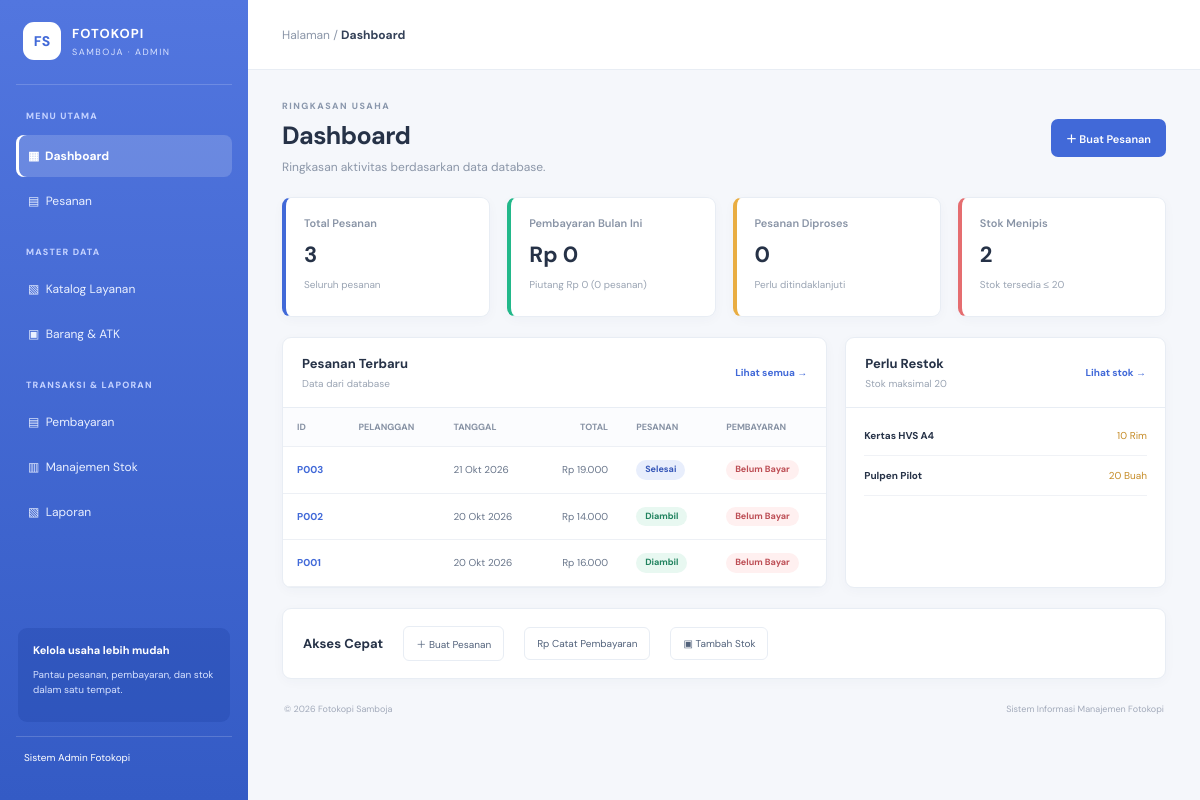
The app's page /, older data.
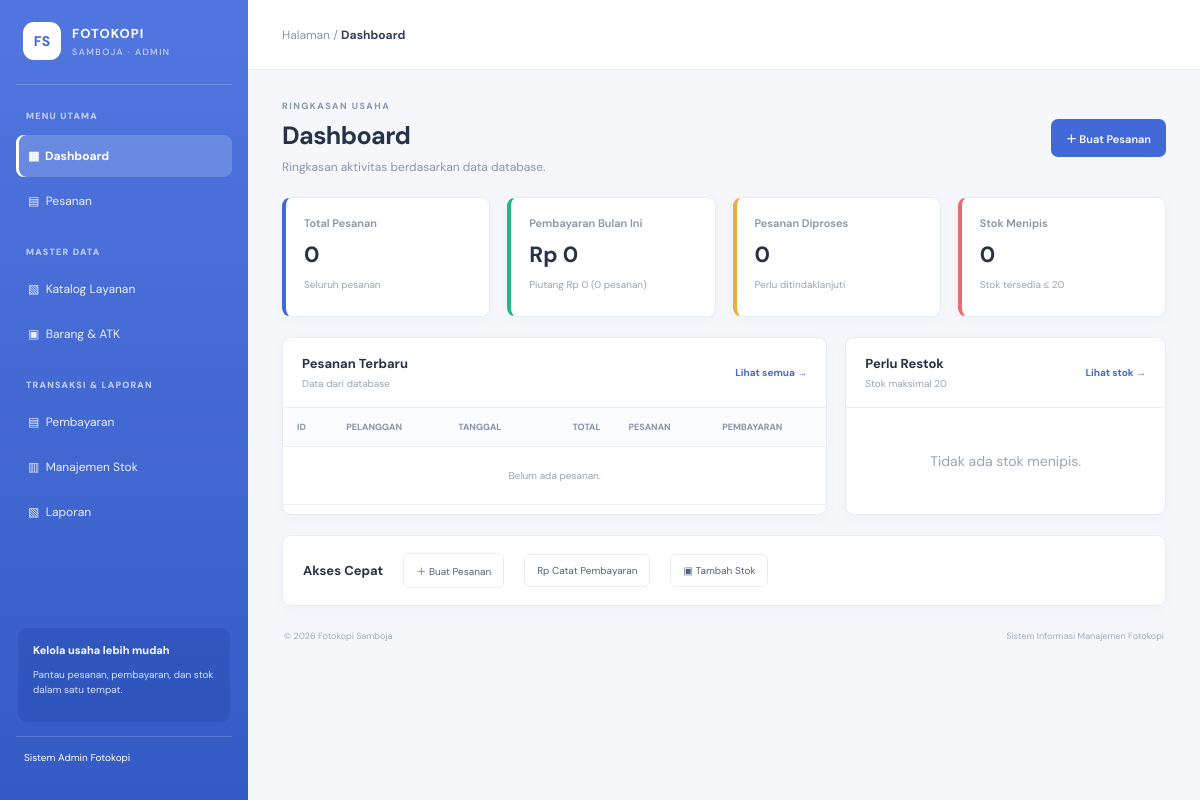
The same page, newer data.
### tables this page shows
CREATE TABLE pesanan (
    id_pesanan VARCHAR(10) PRIMARY KEY,
    nama_pelanggan VARCHAR(100) NOT NULL,
    no_whatsapp VARCHAR(20),
    tanggal_pesanan DATE NOT NULL,
    keterangan VARCHAR(255),
    status_pesanan ENUM(
        'Diproses',
        'Selesai',
        'Diambil'
    ) NOT NULL DEFAULT 'Diproses'
);

CREATE TABLE barang (
    id_barang VARCHAR(10) PRIMARY KEY,
    nama_barang VARCHAR(100) NOT NULL,
    satuan VARCHAR(20) NOT NULL,
    harga_jual DECIMAL(12,2) NOT NULL DEFAULT 0,
    stok_tersedia INT NOT NULL DEFAULT 0,
    CONSTRAINT chk_harga_barang CHECK (harga_jual >= 0),
    CONSTRAINT chk_stok_barang CHECK (stok_tersedia >= 0)
);

### app/controllers/DashboardController.php (called while the page is built)
<?php
require_once __DIR__ . '/../models/Dashboard.php';
class DashboardController
{
    public function index()
    {
        $data = (new Dashboard())->data();
        require __DIR__ . '/../views/dashboard/index.php';
    }
}

### config/database.php (called while the page is built)
<?php
return [
    'host'    => 'localhost',
    'port'    => 3306,
    'dbname'  => 'db_fotokopi_samboja',
    'user'    => 'root',
    'pass'    => '',
    'charset' => 'utf8mb4',
];

### app/core/Database.php (called while the page is built, shortened)
<?php
final class Database
{
    private static ?PDO $pdo = null;
    public static function connection(): PDO
    {
        $c = require __DIR__ . '/../../config/database.php';
        $dsn = sprintf(
            'mysql:host=%s;port=%d;dbname=%s;charset=%s',
            $c['host'],
            $c['port'],
            $c['dbname'],
            $c['charset']
        );
        try {
            self::$pdo = new PDO($dsn, $c['user'], $c['pass'], [
                PDO::ATTR_ERRMODE            => PDO::ERRMODE_EXCEPTION,
                PDO::ATTR_DEFAULT_FETCH_MODE => PDO::FETCH_ASSOC,
                PDO::ATTR_EMULATE_PREPARES   => false,
            ]);
        } catch (PDOException $e) {
            throw new RuntimeException(
                'Tidak dapat terhubung ke database. Pastikan MySQL menyala, '
                . 'database sudah diimpor, dan kredensial di config/database.php benar.',
                0,
                $e
            );
        }
        return self::$pdo;
    }
}

### app/models/BaseModel.php (called while the page is built, shortened)
<?php
require_once __DIR__ . '/../core/Database.php';
class BaseModel
{
    protected PDO $db;
    public function __construct()
    {
        $this->db = Database::connection();
    }
    protected function run(string $sql, array $params = []): PDOStatement
    {
        $s = $this->db->prepare($sql);
        $s->execute($params);
        return $s;
    }
    protected function rows(string $sql, array $params = []): array
    {
        return $this->run($sql, $params)->fetchAll();
    }
    protected function row(string $sql, array $params = []): ?array
    {
        $r = $this->run($sql, $params)->fetch();
        return $r === false ? null : $r;
    }
    protected function value(string $sql, array $params = [], $default = null)
    {
        $v = $this->run($sql, $params)->fetchColumn();
        return $v === false ? $default : $v;
    }
}

### app/models/Dashboard.php (called while the page is built)
<?php
require_once __DIR__ . '/BaseModel.php';
class Dashboard extends BaseModel
{
    public function data(): array
    {
        $from = date('Y-m-01');
        $to   = date('Y-m-t');
        $unpaid = $this->row(
            'SELECT COUNT(*) AS n, COALESCE(SUM(sisa), 0) AS sisa
             FROM (' . self::ORDERS_SQL . ') x
             WHERE x.sisa > 0'
        );
        return [
            'orders' => (int) $this->value('SELECT COUNT(*) FROM pesanan', [], 0),
            'revenue' => (float) $this->value(
                'SELECT COALESCE(SUM(jumlah_bayar), 0)
                 FROM pembayaran
                 WHERE tanggal_bayar BETWEEN ? AND ?',
                [$from, $to],
                0
            ),
            'processing' => (int) $this->value(
                "SELECT COUNT(*) FROM pesanan WHERE status_pesanan = 'Diproses'",
                [],
                0
            ),
            'unpaid_count' => (int) $unpaid['n'],
            'unpaid_sum'   => (float) $unpaid['sisa'],
            'low' => (int) $this->value(
                'SELECT COUNT(*) FROM barang WHERE stok_tersedia <= ?',
                [LOW_STOCK_LIMIT],
                0
            ),
            'latest' => $this->rows(
                self::ORDERS_SQL . '
                 ORDER BY p.tanggal_pesanan DESC, p.id_pesanan DESC
                 LIMIT 7'
            ),
            'lowitems' => $this->rows(
                'SELECT * FROM barang
                 WHERE stok_tersedia <= ?
                 ORDER BY stok_tersedia, nama_barang
                 LIMIT 6',
                [LOW_STOCK_LIMIT]
            ),
        ];
    }
}

### app/views/dashboard/index.php (the view)
<?php require __DIR__ . '/../layouts/header.php'; ?>
<div class="page-heading">
    <div>
        <p class="eyebrow">RINGKASAN USAHA</p>
        <h1>Dashboard</h1>
        <p class="subheading">Ringkasan aktivitas berdasarkan data database.</p>
    </div>
    <a class="button primary" href="index.php?page=pesanan&action=create">＋ Buat Pesanan</a>
</div>
<div class="stats-grid">
    <article class="stat-card">
        <span>Total Pesanan</span>
        <strong><?= (int) $data['orders'] ?></strong>
        <small>Seluruh pesanan</small>
    </article>
    <article class="stat-card green">
        <span>Pembayaran Bulan Ini</span>
        <strong><?= rp($data['revenue']) ?></strong>
        <small>
            Piutang <?= rp($data['unpaid_sum']) ?>
            (<?= (int) $data['unpaid_count'] ?> pesanan)
        </small>
    </article>
    <article class="stat-card orange">
        <span>Pesanan Diproses</span>
        <strong><?= (int) $data['processing'] ?></strong>
        <small>Perlu ditindaklanjuti</small>
    </article>
    <article class="stat-card red">
        <span>Stok Menipis</span>
        <strong><?= (int) $data['low'] ?></strong>
        <small>Stok tersedia ≤ <?= LOW_STOCK_LIMIT ?></small>
    </article>
</div>
<div class="dashboard-grid">
    <section class="panel">
        <div class="panel-head">
            <div>
                <h2>Pesanan Terbaru</h2>
                <small>Data dari database</small>
            </div>
            <a href="index.php?page=pesanan">Lihat semua →</a>
        </div>
        <div class="table-wrap">
            <table>
                <thead>
                    <tr>
                        <th>ID</th>
                        <th>Pelanggan</th>
                        <th>Tanggal</th>
                        <th class="num">Total</th>
                        <th>Pesanan</th>
                        <th>Pembayaran</th>
                    </tr>
                </thead>
                <tbody>
                    <?php foreach ($data['latest'] as $r): ?>
                        <tr>
                            <td>
                                <a class="link" href="index.php?page=pesanan&action=detail&id=<?= urlencode($r['id_pesanan']) ?>">
                                    <b><?= e($r['id_pesanan']) ?></b>
                                </a>
                            </td>
                            <td><?= e($r['nama_pelanggan']) ?></td>
                            <td><?= e(tgl($r['tanggal_pesanan'])) ?></td>
                            <td class="num"><?= rp($r['total']) ?></td>
                            <td><?= badge($r['status_pesanan']) ?></td>
                            <td><?= badge($r['status_pembayaran']) ?></td>
                        </tr>
                    <?php endforeach; ?>
                    <?php if (!$data['latest']): ?>
                        <tr><td colspan="6" class="empty">Belum ada pesanan.</td></tr>
                    <?php endif; ?>
                </tbody>
            </table>
        </div>
    </section>
    <section class="panel">
        <div class="panel-head">
            <div>
                <h2>Perlu Restok</h2>
                <small>Stok maksimal <?= LOW_STOCK_LIMIT ?></small>
            </div>
            <a href="index.php?page=stok">Lihat stok →</a>
        </div>
        <div class="stock-list">
            <?php foreach ($data['lowitems'] as $b): ?>
                <div class="stock-row">
                    <b><?= e($b['nama_barang']) ?></b>
                    <span><?= (int) $b['stok_tersedia'] ?> <?= e($b['satuan']) ?></span>
                </div>
            <?php endforeach; ?>
            <?php if (!$data['lowitems']): ?>
                <p class="empty">Tidak ada stok menipis.</p>
            <?php endif; ?>
        </div>
    </section>
</div>
<section class="panel quick">
    <h2>Akses Cepat</h2>
    <a href="index.php?page=pesanan&action=create">＋ Buat Pesanan</a>
    <a href="index.php?page=pembayaran">Rp Catat Pembayaran</a>
    <a href="index.php?page=stok">▣ Tambah Stok</a>
</section>
<?php require __DIR__ . '/../layouts/footer.php'; ?>

### index.php (shortened to what this page needs)
<?php
require __DIR__ . '/app/helpers.php';
$page   = $_GET['page'] ?? 'dashboard';
try {
    switch ($page) {
        case 'dashboard':
            require 'app/controllers/DashboardController.php';
            (new DashboardController())->index();
            break;
    }
} catch (Throwable $e) {
    http_response_code(500);
    echo '<h2>Aplikasi mengalami kesalahan</h2>';
    $msg = $e instanceof RuntimeException
        ? $e->getMessage()
        : 'Terjadi kesalahan saat memproses permintaan.';
    echo '<p>' . e($msg) . '</p>';
    if (APP_DEBUG) {
        $real = $e->getPrevious() ?? $e;
        echo '<p><strong>Detail:</strong> ' . e($real->getMessage()) . '</p>';
        echo '<p><strong>File:</strong> ' . e($real->getFile()) . ':' . (int) $real->getLine() . '</p>';
    }
}

### app/views/layouts/header.php (shortened to what this page needs)
<?php
$page = $_GET['page'] ?? 'dashboard';
$titles = [
    'dashboard' => 'Dashboard',
    'pesanan' => 'Pesanan',
    'layanan' => 'Katalog Layanan',
    'barang' => 'Barang & ATK',
    'pembayaran' => 'Pembayaran',
    'stok' => 'Manajemen Stok',
    'laporan' => 'Laporan'
];
$title = $titles[$page] ?? 'Dashboard';
function activeNav($a, $b)
{
    return $a === $b ? 'active' : '';
}
?>
<!DOCTYPE html>
<html lang="id">
<head>
    <link rel="stylesheet" href="assets/css/style.css">
</head>
<body>
    <div class="app-shell">
        <aside class="sidebar" id="sidebar">
            <a class="brand" href="index.php">
                <span class="brand-mark">FS</span>
                <span>
                    <strong>FOTOKOPI</strong>
                    <small>SAMBOJA · ADMIN</small>
                </span>
            </a>
            <div class="nav-caption">
                MENU UTAMA
            </div>
            <nav class="nav-menu">
                <a
                    class="<?= activeNav($page, 'dashboard') ?>"
                    href="index.php"
                >
                    ▦ &nbsp;Dashboard
                </a>
                <a
                    class="<?= activeNav($page, 'pesanan') ?>"
                    href="index.php?page=pesanan"
                >
                    ▤ &nbsp;Pesanan
                </a>
                <div class="nav-caption nav-caption-spaced">
                    MASTER DATA
                </div>
                <a
                    class="<?= activeNav($page, 'layanan') ?>"
                    href="index.php?page=layanan"
                >
                    ▧ &nbsp;Katalog Layanan
                </a>
                <a
                    class="<?= activeNav($page, 'barang') ?>"
                    href="index.php?page=barang"
                >
                    ▣ &nbsp;Barang & ATK
                </a>
                <div class="nav-caption nav-caption-spaced">
                    TRANSAKSI & LAPORAN
                </div>
                <a
                    class="<?= activeNav($page, 'pembayaran') ?>"
                    href="index.php?page=pembayaran"
                >
                    ▤ &nbsp;Pembayaran
                </a>
                <a
                    class="<?= activeNav($page, 'stok') ?>"
                    href="index.php?page=stok"
                >
                    ▥ &nbsp;Manajemen Stok
                </a>
                <a
                    class="<?= activeNav($page, 'laporan') ?>"
                    href="index.php?page=laporan"
                >
                    ▧ &nbsp;Laporan
                </a>
            </nav>
            <div class="sidebar-bottom">
                <div class="store-card">
                    <b>Kelola usaha lebih mudah</b>
                    <p>
                        Pantau pesanan, pembayaran, dan stok dalam satu tempat.
                    </p>
                </div>
                <div class="logout-link">
                    Sistem Admin Fotokopi
                </div>
            </div>
        </aside>
        <main class="main-area">
            <header class="topbar">
                <div class="breadcrumb">
                    Halaman / <b><?= e($title) ?></b>
                </div>
            </header>
            <section class="content">

### app/helpers.php (shortened to what this page needs)
<?php
function e($v): string
{
    return htmlspecialchars((string) $v, ENT_QUOTES | ENT_SUBSTITUTE, 'UTF-8');
}
function rp($n): string
{
    return 'Rp ' . number_format((float) $n, 0, ',', '.');
}
function tgl(?string $d): string
{
    $t = strtotime($d);
    $bulan = [
        1 => 'Jan', 'Feb', 'Mar', 'Apr', 'Mei', 'Jun',
        'Jul', 'Agu', 'Sep', 'Okt', 'Nov', 'Des',
    ];
    return date('j', $t) . ' ' . $bulan[(int) date('n', $t)] . ' ' . date('Y', $t);
}
function badge(?string $text): string
{
    $map = [
        'Diproses'    => 'warn',
        'Selesai'     => 'info',
        'Diambil'     => 'ok',
        'Belum Bayar' => 'danger',
        'DP'          => 'warn',
        'Lunas'       => 'ok',
        'Masuk'       => 'ok',
        'Keluar'      => 'danger',
        'Penyesuaian' => 'info',
        'Tunai'       => 'muted',
        'QRIS'        => 'info',
        'Aman'        => 'ok',
        'Menipis'     => 'warn',
        'Habis'       => 'danger',
    ];
    $text = (string) $text;
    return '<span class="badge badge-' . ($map[$text] ?? 'muted') . '">'
        . e($text) . '</span>';
}

### app/views/layouts/footer.php (shortened to what this page needs)
<footer class="footer">
    <span>© <?= date('Y') ?> Fotokopi Samboja</span>
    <span>Sistem Informasi Manajemen Fotokopi</span>
</footer>
</section>
</main>
</div>
</body>
</html>

Row changes from the older to the newer data that the page shows:
removed pesanan: id_pesanan "P003", tanggal_pesanan "21 Okt 2026", total "Rp 19.000", status_pesanan "Selesai Belum Bayar"
removed pesanan: id_pesanan "P002", tanggal_pesanan "20 Okt 2026", total "Rp 14.000", status_pesanan "Diambil Belum Bayar"
removed pesanan: id_pesanan "P001", tanggal_pesanan "20 Okt 2026", total "Rp 16.000", status_pesanan "Diambil Belum Bayar"
removed barang: nama_barang "Kertas HVS A4", stok_tersedia "10", satuan "Rim"
removed barang: nama_barang "Pulpen Pilot", stok_tersedia "20", satuan "Buah"
Text that changed along with them:
$data['orders']: "3" → "0"
$data['low']: "2" → "0"
text now shown: "Belum ada pesanan. Tidak ada stok menipis."
